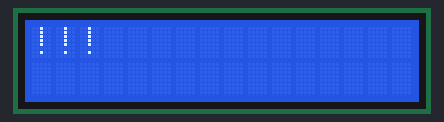
Bench run of a sketch on a simulated Arduino Uno, built with avr-gcc and run on an emulated ATmega328P. Parts: 16×2 character LCD.

Above: at 0.1 s.
At 2.11 s:
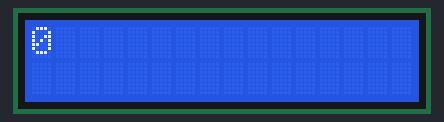
At 3.31 s:
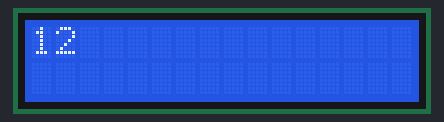
At 6.53 s:
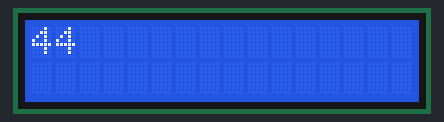
At 9.74 s:
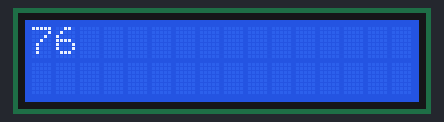
At 12.96 s:
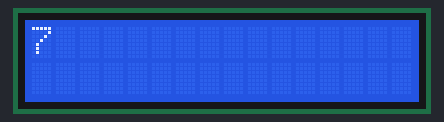

Measured:
- by itself, everything shown: repeats every 10.1 s, in 101 steps

The sketch:

lcd_start.ino
```cpp
#include <LiquidCrystal.h>
LiquidCrystal lcd(13,12,11,10,9,8);
void setup() {
  lcd.begin(16,2);
  lcd.print("!!!");
  delay(2000);
}

void loop() {
  lcd.setCursor(0,0);
  lcd.print("   ");
  for(int i=0;i<=100;i++){
    lcd.setCursor(0,0);
    lcd.print(i);
    delay(100);
 }
}
```
